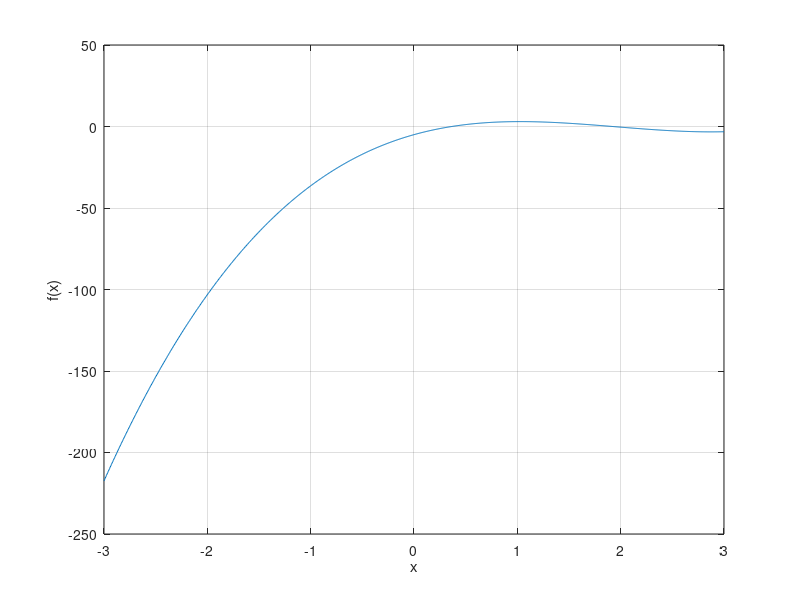

MATLAB code to generate this figure:
clc; clear all;  clc;

% criacao de vetor de -3 a 3 dividido equidistantemente em 1000 pedacos
x=linspace(-3,3,1e3);

% avaliar individualmente cada um desses pedacos
f=2*x.^3 - 11.7*x.^2 + 17.7*x - 5;

% plotar figura
figure(1); plot(x,f)
grid on
xlabel('x')
ylabel('f(x)')